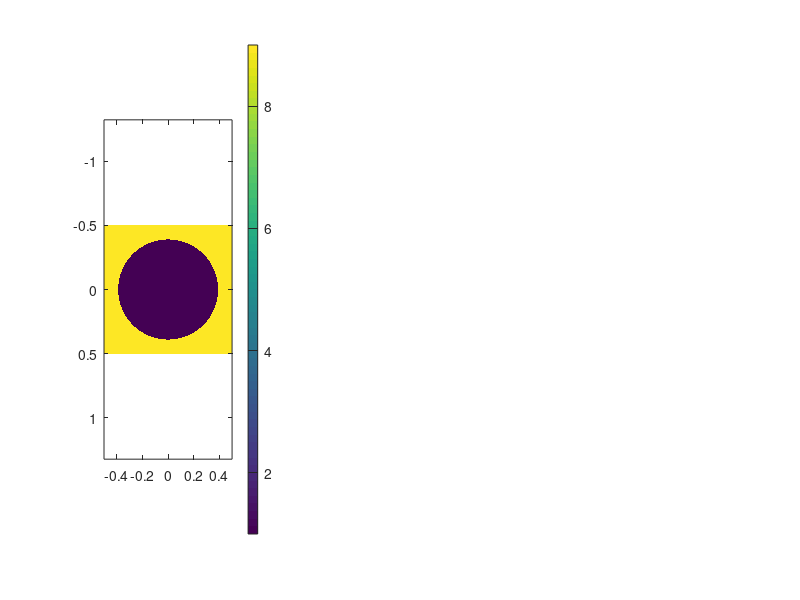

Write MATLAB code to recreate this figure. (Note: this script raises an error after producing the figure.)
% demo_bandsPWEM

% INITIALIZE MATLAB 
close all; 
clc; 
clear all; 

% OPEN FIGURE WINDOW 
figure('Color', 'w', 'Position', [360 278 807 420]);

%%%%%%%%%%%%%%%%%%%%%%%%%%%%%%%%%%%%%%
%% DASHBOARD
%%%%%%%%%%%%%%%%%%%%%%%%%%%%%%%%%%%%%

% UNIT -CELL 

a = 1;
r = 0.39*a; %radius of cylinder
er = 9.0; %permittivity 

% HIGH RESOLUTION GRID 
Nx = 512; 
Ny = Nx; 

% PWEM PARAMETERS 
P=3;  % ensure this is an odd number 
Q = P; 
NG2X = 40; 
%%%%%%%%%%%%%%%%%%%%%%%%%%%%%%%%%%%%%%
%% BUILD UNIT CELL 
%%%%%%%%%%%%%%%%%%%%%%%%%%%%%%%%%%%%%

% MESHGRID TO Form the Unit cell
dx = a/Nx; 
dy = a/Ny; 

xa = [1:Nx]*dx; xa = xa-mean(xa); 
ya = [1:Ny]*dy; ya = ya-mean(ya); 

[Y,X] = meshgrid(ya,xa);

% BUILD UNIT CELL
UR = ones(Nx,Ny); % permittivity;
ER = (X.^2+Y.^2)>r^2; 
ER = 1.0 + (er-1.0)*ER; 

% SHOW UNIT CELL
subplot(1, 3, 1); 
imagesc(xa, ya, ER'); 
colorbar; 
axis equal tight; 

% COMPUTE CONVOLUTION MATRICES 
URC = convmat_PWMEM(UR, P, Q); 
ERC = convmat_PWMEM(ER, P, Q); 


%%%%%%%%%%%%%%%%%%%%%%%%%%%%%%%%%%%%%%
%% COMPUTE LIST OF BLOCH WAVE VECTORS 
%%%%%%%%%%%%%%%%%%%%%%%%%%%%%%%%%%%%%

% RECIPROCAL LATTICE VECTORS
T1 = (2*pi/a) * [1;0]; %  for the reduced brillioun reciprocal space 1
T2 = (2*pi/a) * [0;1]; % y- axis

% KEY POINT OF SYMMETRY 
G = [0;0]; 
X = 0.5*T1; 
M = 0.5*T1 + 0.5*T2; 

% GENERATE LIST 
L1 = norm(X-G); % To find the length from Gamma to X to M in the reduced
L2 = norm(M-X); % Brillioun zone of a square lattice. 
L3 = norm(G-M); 

N1 = NG2X; 
N2 = round(N1*L2/L1); 
N3 = round(N1*L3/L1);

% BLOCH WAVE VECTORS FOR X AXIS AND Y AXIS
BX = [linspace(G(1), X(1), N1), ...
    linspace(X(1), M(1), N2), ...
    linspace(M(1), G(1), N3)]; 

BY = [linspace(G(2), X(2), N1), ...
    linspace(X(2), M(2), N2), ...
    linspace(M(2), G(2), N3)]; 
% 

BETA = [BX ; BY]; 
BETA(:, [N1+1, N1+N2+1]) =[]; 

KP =[ 1, N1, N1+N2-1, N1+N2+N3-2]; % keynotes

KL = { '\Gamma', 'X', 'M', '\Gamma'};


%%%%%%%%%%%%%%%%%%%%%%%%%%%%%%%%%%%%%%
%% PERFORM PWEM
%%%%%%%%%%%%%%%%%%%%%%%%%%%%%%%%%%%%%

% COMPUTE SPATIAL HARMONIC INDICES 
p= [-floor(P/2): floor(P/2)]; %indices along x
q= [-floor(Q/2): floor(Q/2)]; % indices along y

% INITIALIZE BAND DATA 
NBETA = length(BETA(1,:)); 
KO = zeros(P*Q, NBETA); 
Emode = zeros(P*Q, NBETA);
%
% MAIN LOOP -- ITERATE OVER BLOCH WAVE VECTOR
%

for nbeta = 1:NBETA
    
    %GET NEX BETA 
    bx = BETA(1, nbeta); 
    by = BETA(2, nbeta); 
    
    % FORM K MATRICES
    KX = bx-2*pi*p/a; 
    KY = by - 2*pi*q/a; 
    [KY, KX] = meshgrid(KY, KX); 
    KX = diag(sparse(KX(:))); 
    KY = diag(sparse(KY(:))); 
    
    % COMPUTE EIGEN-VALUES FOR E MODE 
    A = KX/URC*KX + KY/URC*KY; 
    B = ERC; 
    
    [V,D] = eig(full(A), full(B)); 
    D = real(sqrt(diag(D)));
    
    KO(:, nbeta) = sort(D); 
    Emode(:, nbeta) = sort(diag(V));
    
    % SHOW BANDS 
    subplot(1,3,2:3); 
    plot([1:nbeta], KO(:, 1:nbeta), '.b', 'LineWidth', 2); 
    xlim([1 NBETA]); 
    drawnow; 
end 

% CALCULATE NORMALIZED FREQUENCY 
WN = a*KO/(2*pi);



%%%%%%%%%%%%%%%%%%%%%%%%%%%%%%%%%%%%%%
%% DRAW BAND DIAGRAM
%%%%%%%%%%%%%%%%%%%%%%%%%%%%%%%%%%%%%

% CLEAR FIGURE WINDOW 

% PLOT BANDS
plot([1:NBETA], WN, 'LineWidth', 2.5); 

% SET AXIS LIMITs
xlim([1 NBETA]); 
ylim([0, 1]); 

% SET TICK MARKS 
set(gca, 'XTick',KP,'XTickLabel', KL); 

for n = 1: length(KP)
    line(KP(n)*[1 1], [0 1], 'Color', 'k', 'LineStyle', ':')
end 

% LABEL AXES 
xlabel('Bloch Wave VErctor, $\vec{\beta}$', 'Interpreter', 'LaTEx'); 
ylabel('Normalized Frequency, $\omega$', 'Interpreter', 'LaTEx'); 